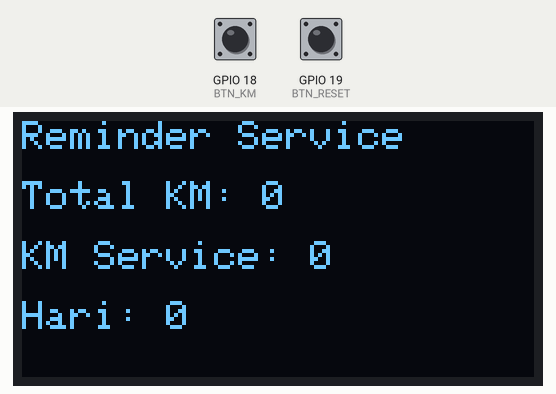
This sketch was run on a simulated ESP32. Shown: 128×64 one-colour display. The test bench sets the inputs (shaded band); at power-on: GPIO 18 (BTN_KM) HIGH, GPIO 19 (BTN_RESET) HIGH. WiFi joins after 1.5 s; servers stay silent unless stated; what the sketch prints to the serial monitor is not drawn.

Above: at 3.0 s.
3.1 s: GPIO 18 (BTN_KM) pulled LOW for 0.15 s
At 4.1 s:
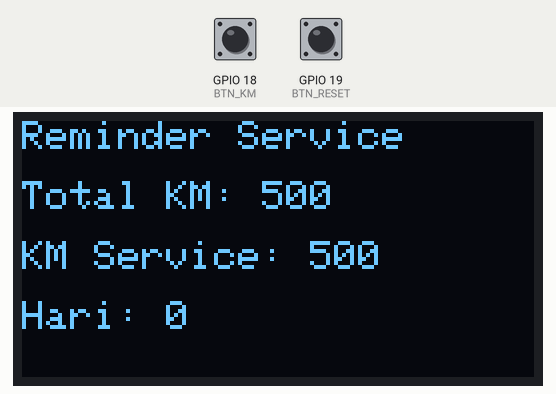
4.7 s: GPIO 19 (BTN_RESET) pulled LOW for 0.15 s
At 5.9 s:
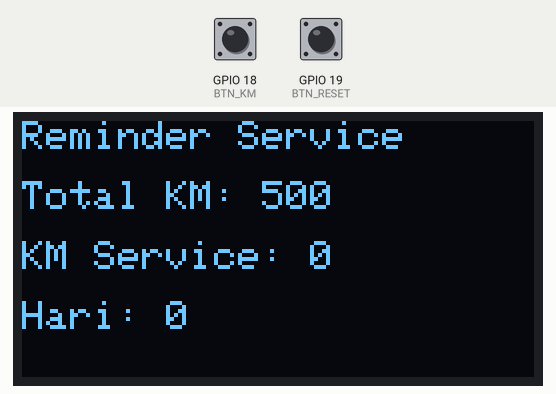
6.3 s: GPIO 18 (BTN_KM) pulled LOW for 1 s
At 7.5 s:
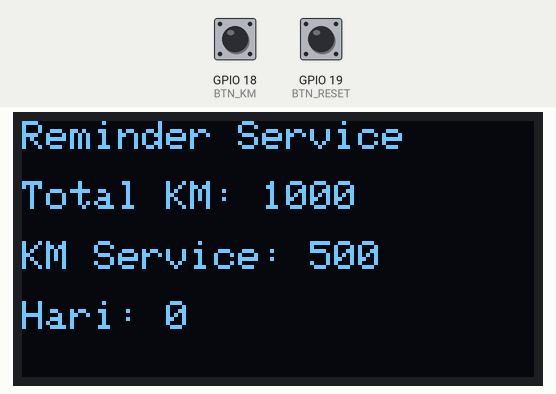
8.8 s: GPIO 19 (BTN_RESET) pulled LOW for 1 s
At 9.3 s:
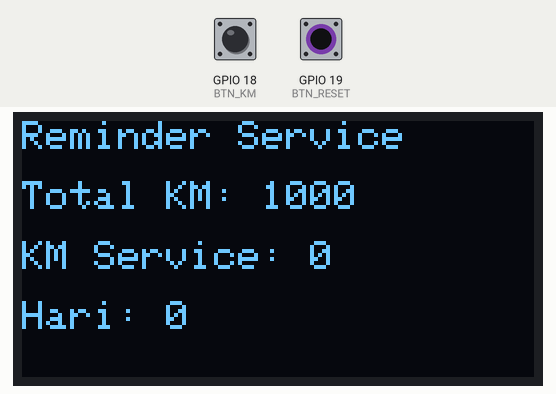
Timing chart, 0 to 11.8 s (numbered marks = the images above; inputs shaded):
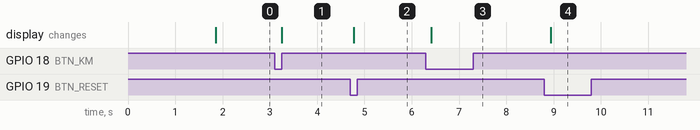

Measured:
- after the input at 3.1 s, the display: changes after 0.15 s (image 1)
- after the input at 4.7 s, the display: changes after 0.07 s (image 2)
- after the input at 6.3 s, the display: changes after 0.11 s (image 3)
- after the input at 8.8 s, the display: changes after 0.14 s (image 4)

The sketch:

wifi-scan.ino
```cpp
#define BLYNK_TEMPLATE_ID "TMPL6C-2834LN"
#define BLYNK_TEMPLATE_NAME "Reminder Service"
#define BLYNK_AUTH_TOKEN "oEbkszrv3iLB7RXVQPbX1LhjlUS2fsdX"

#include <WiFi.h>
#include <BlynkSimpleEsp32.h>

#include <Wire.h>
#include <Adafruit_GFX.h>
#include <Adafruit_SSD1306.h>

char ssid[] = "Wokwi-GUEST";
char pass[] = "";

#define SCREEN_WIDTH 128
#define SCREEN_HEIGHT 64

Adafruit_SSD1306 display(SCREEN_WIDTH, SCREEN_HEIGHT, &Wire, -1);

#define BTN_KM 18
#define BTN_RESET 19

long totalKM = 0;
long lastServiceKM = 0;

const long serviceIntervalKM = 3000;

unsigned long lastServiceTime = 0;
const unsigned long serviceIntervalTime =
  30UL * 24UL * 60UL * 60UL * 1000UL;

bool notifSent = false;

void setup() {
  Serial.begin(115200);

  pinMode(BTN_KM, INPUT_PULLUP);
  pinMode(BTN_RESET, INPUT_PULLUP);

  Wire.begin(21, 22);

  display.begin(SSD1306_SWITCHCAPVCC, 0x3C);

  display.clearDisplay();
  display.setTextSize(1);
  display.setTextColor(WHITE);

  Blynk.begin(BLYNK_AUTH_TOKEN, ssid, pass);

  lastServiceTime = millis();
}

void loop() {
  Blynk.run();

  tambahKM();
  resetService();

  tampilOLED();
  kirimBlynk();

  delay(100);
}

void tambahKM() {
  static bool lastBtn = HIGH;

  bool btn = digitalRead(BTN_KM);

  if (btn == LOW && lastBtn == HIGH) {
    totalKM += 500;
    Serial.println("KM Bertambah");
  }

  lastBtn = btn;
}

void resetService() {
  static bool lastBtn2 = HIGH;

  bool btn2 = digitalRead(BTN_RESET);

  if (btn2 == LOW && lastBtn2 == HIGH) {

    lastServiceKM = totalKM;
    lastServiceTime = millis();

    notifSent = false;

    Serial.println("Service Reset");
  }

  lastBtn2 = btn2;
}

void tampilOLED() {

  long kmSinceService = totalKM - lastServiceKM;

  unsigned long timeSinceService =
    millis() - lastServiceTime;

  int days =
    timeSinceService / (1000 * 60 * 60 * 24);

  display.clearDisplay();

  display.setCursor(0, 0);
  display.println("Reminder Service");

  display.setCursor(0, 15);
  display.print("Total KM: ");
  display.println(totalKM);

  display.setCursor(0, 30);
  display.print("KM Service: ");
  display.println(kmSinceService);

  display.setCursor(0, 45);
  display.print("Hari: ");
  display.println(days);

  display.display();
}

void kirimBlynk() {

  long kmSinceService =
    totalKM - lastServiceKM;

  unsigned long timeSinceService =
    millis() - lastServiceTime;

  Blynk.virtualWrite(V0, totalKM);

  if (kmSinceService >= serviceIntervalKM ||
      timeSinceService >= serviceIntervalTime) {

    Blynk.virtualWrite(V1,
      "SERVICE SEKARANG!");

    if (!notifSent) {

      Blynk.logEvent(
        "service_alert",
        "Waktunya service kendaraan!"
      );

      notifSent = true;
    }

  } else {

    Blynk.virtualWrite(V1,
      "Kondisi Aman");
  }
}
```
